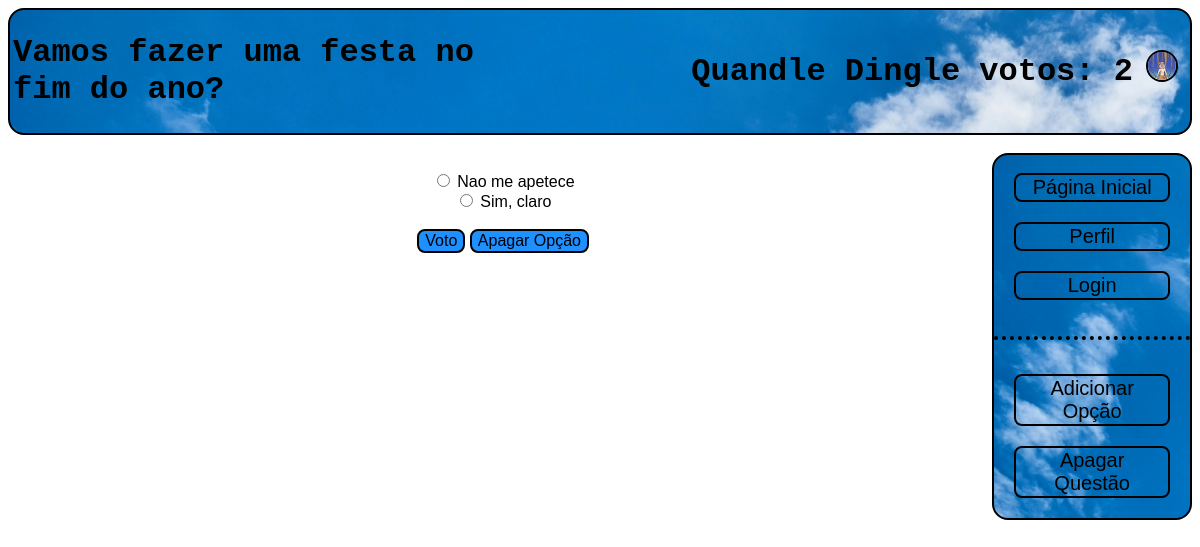
The app's page /votacao/1 (signed in) with its own data.
### votacao/models.py (models this page shows, shortened)
class Questao(models.Model):
    objects = None
    questao_texto = models.CharField(max_length=200)
    pub_data = models.DateTimeField('data de publicacao')

class Aluno(models.Model):
    user = models.OneToOneField(User, on_delete=models.CASCADE)
    curso = models.CharField(max_length=100)
    votosmax = models.IntegerField()
    votos = models.IntegerField(default=0)
    profile_picture = models.CharField(max_length=100)

class Opcao(models.Model):
    questao = models.ForeignKey(Questao, on_delete=models.CASCADE)
    opcao_texto = models.CharField(max_length=200)
    votos = models.IntegerField(default=0)

### votacao/views.py (the view)
# urls.py: path('<int:questao_id>', views.detalhe, name='detalhe'),
@login_required(login_url='/votacao/loginPage')
def detalhe(request, questao_id):
    questao = get_object_or_404(Questao, pk=questao_id)
    if request.user.is_authenticated:
        return render(request, 'votacao/detalhe.html', {'questao': questao})
    else:
        return render(request, 'votacao/resultados.html', {'questao': questao})

### votacao/templates/votacao/detalhe.html (shortened to what this page needs)
<!DOCTYPE html>
<html>
    {% extends "votacao/index.html" %}
    {% block header_title %}{{ questao.questao_texto }}{% endblock %}
    {% block nav %}
        <br>
        <p class="dotdiv"> </p>
        <br>
        <a href="{% url 'votacao:criaropcao' questao.id %}"><button class="button1">Adicionar Opção</button></a>
        <br>
        <a href="{% url 'votacao:deletequestao' questao.id %}"><button class="button1">Apagar Questão</button></a>
    {% endblock %}
    {% block body %} <article> <body>
        <br>
        <form method="post"  action="{% url 'votacao:trataropcao' questao.id %}">
            {% for opcao in questao.opcao_set.all %}
            <input type="radio" name="opcao" id="opcao{{ forloop.counter }}" value="{{ opcao.id }}" />
            <label for="opcao{{ forloop.counter }}"> {{ opcao.opcao_texto }} </label>
            <br>
            {% endfor %}
            <br>
            <input class="button2" type="submit" name="value" value="Voto" />
            {% if request.user.is_superuser %}
                <input class="button2" type="submit" name="value" value="Apagar Opção" />
            {% endif %}
            <br>
        </form>
    </body> </article> {% endblock %}

### votacao/templates/votacao/index.html (shortened to what this page needs)
<!DOCTYPE html>
<html>
{% load static %}
<head>
    <link rel="stylesheet" type="text/css" href="{% static 'style.css' %}" />
</head>
<header>
    <h1> <table style="width: 100%">
        <th style="text-align: left; width: 40%">{% block header_title %} Últimas Questões{% endblock %}</th>
        <th style="text-align: right; width: 46%"> {% block header_name %}
            {% if request.user.is_authenticated %}
            {{ request.user}} votos: {{ request.user.aluno.votos }}
            {% else %}
            User
            {% endif %}
        {% endblock %} </th>
         <th style="text-align: center; width: 4%"> {% block profile_pic %}
            {% if request.user.is_authenticated %}
                {% if request.user.aluno.profile_picture %}
                <img style="border: 2px solid black; border-radius: 26px" width="28" height="28" src='{% static request.user.aluno.profile_picture %}'>
                {% else %}
                <img style="border: 2px solid black; border-radius: 26px" width="28" height="28" src='{% static "defaultpp.jpg" %}'>
                {% endif %}
            {% else %}
            <img style="border: 2px solid black; border-radius: 26px" width="28" height="28" src='{% static "defaultpp.jpg" %}'>
            {% endif %}
         {% endblock %} </th>
    </table> </h1>
</header>
<br>
<section>
    {% block body %}{% endblock %}
    <nav>
        <br>
        <a href="{% url 'votacao:index' %}"><button class="button1">Página Inicial</button></a>
        <br>
        <a href="{% url 'votacao:userPage' %}"><button class="button1">Perfil</button></a>
        <br>
        <a href="{% url 'votacao:loginPage' %}"><button class="button1">Login</button></a>
        {% block nav %} {% endblock %}
        <br>
    </nav>
</section>
</html>

### votacao/static/style.css (style rules this page uses)
header { background-image: url("sky.jpg"); border: 2px solid; border-radius: 16px; }
nav { -webkit-flex: 1; -ms-flex: 1; flex: 1; text-align: center; background-image: url("sky.jpg"); border: 2px solid; border-radius: 16px; }
section { display: -webkit-flex; display: flex; }
h1 { font-family: 'Courier New', sans-serif; }
article { -webkit-flex: 5; -ms-flex: 5; flex: 5; margin-left: 6px; }
body { font-size: 16px; font-family: 'HelveticaNeueLT Std', sans-serif; }
a:link, a:visited { width: 100%; color: dodgerblue; text-decoration: none; display: inline-block; }
.button1 { background-color: rgba(0,0,0,0); border-radius: 8px; border: 2px solid black; font-size: 20px; color: black; width: 80%; text-align: center; text-decoration: none; display: inline-block; transition-duration: 0.4s; cursor: inherit; margin-bottom: 20px; }
.button2 { background-color: dodgerblue; border-radius: 8px; border: 2px solid black; font-size: 16px; color: black; text-align: center; text-decoration: none; display: inline-block; transition-duration: 0.4s; cursor: inherit; }
.dotdiv { text-align: center; border-bottom: 4px black dotted; }
form { text-align: center; }
table { width: 100%; }

### records on screen
Questao: questao_texto "Vamos fazer uma festa no fim do ano?"
Opcao: opcao_texto "Nao me apetece"
Opcao: opcao_texto "Sim, claro"

### other values on screen
{{ request.user }} "Quandle Dingle"
{{ request.user.aluno.votos }} "2"
